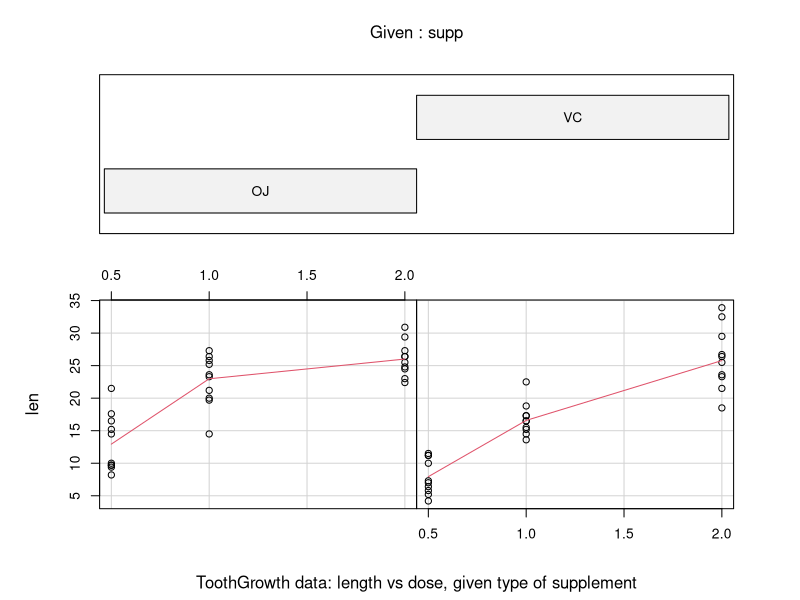
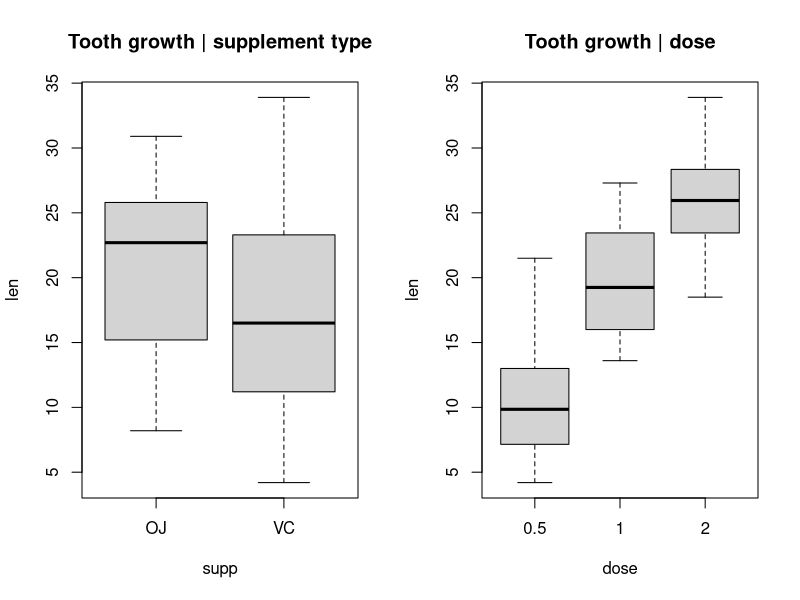
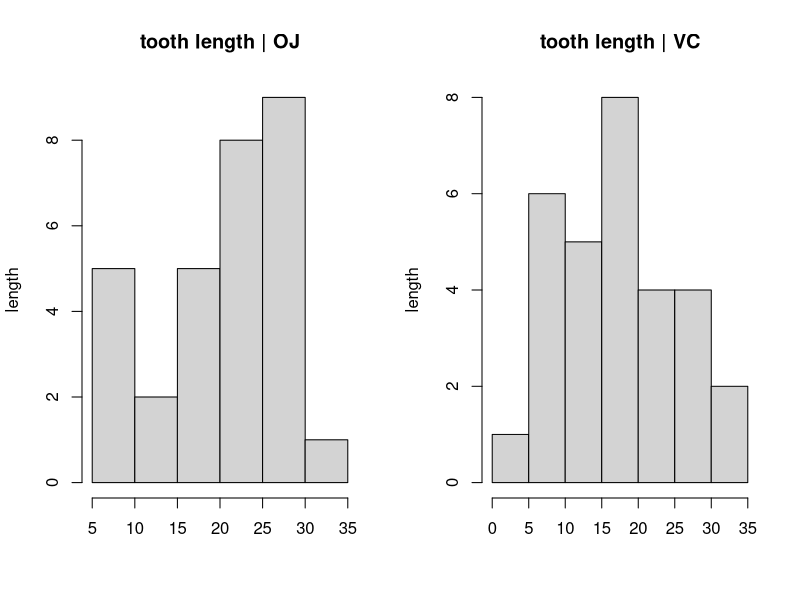

Write the R code that produced these figures, in order.
## ---- chunk 1
data(ToothGrowth)
summary(ToothGrowth)
## ---- chunk 2
require(graphics)
coplot(len ~ dose | supp, data = ToothGrowth, panel = panel.smooth,
        xlab = "ToothGrowth data: length vs dose, given type of supplement")
## ---- chunk 3
par(mfrow=c(1,2))
boxplot(len ~ supp, data = ToothGrowth, main = "Tooth growth | supplement type")
boxplot(len ~ dose, data = ToothGrowth, main = "Tooth growth | dose")
## ---- chunk 4
par(mfrow=c(1,2))
hist(ToothGrowth[ToothGrowth$supp == 'OJ',][1]$len, main = "tooth length | OJ", ylab = "length", xlab = "")
hist(ToothGrowth[ToothGrowth$supp == 'VC',][1]$len, main = "tooth length | VC", ylab = "length", xlab = "")
## ---- chunk 5
dose05_suppOJ <- ToothGrowth[ToothGrowth$supp == 'OJ' & ToothGrowth$dose == 0.5,]$len
dose05_suppVC <- ToothGrowth[ToothGrowth$supp == 'VC' & ToothGrowth$dose == 0.5,]$len

dose1_suppOJ <- ToothGrowth[ToothGrowth$supp == 'OJ' & ToothGrowth$dose == 1,]$len
dose1_suppVC <- ToothGrowth[ToothGrowth$supp == 'VC' & ToothGrowth$dose == 1,]$len

dose2_suppOJ <- ToothGrowth[ToothGrowth$supp == 'OJ' & ToothGrowth$dose == 2,]$len
dose2_suppVC <- ToothGrowth[ToothGrowth$supp == 'VC' & ToothGrowth$dose == 2,]$len
## ---- chunk 6
t.test(dose05_suppOJ, dose05_suppVC, paired=FALSE, conf.level = 0.95)$p.value
t.test(dose1_suppOJ, dose1_suppVC, paired=FALSE, conf.level = 0.95)$p.value
## ---- chunk 7
from_1to2 <- t.test(dose2_suppOJ, dose2_suppVC, paired=FALSE, conf.level = 0.95)
from_1to2$p.value
from_1to2$conf.int
